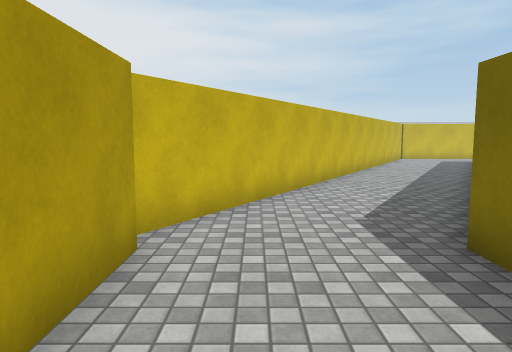
[1] (above)

16 first-person views from a walk through a Unity game level. The camera is 1.4 m above the floor, tilts 6° down and sees 70° across. The floor is counted in squares, 1 m on a side. Each view is taken from the middle of a square. On the plan, view 1 faces up. The plan holds only what a view shows up to about 16 squares ahead; the rest is blank. The place goes on beyond the plan. The player is left out. Surface patterns are stand-ins for the level's own textures.

[2]
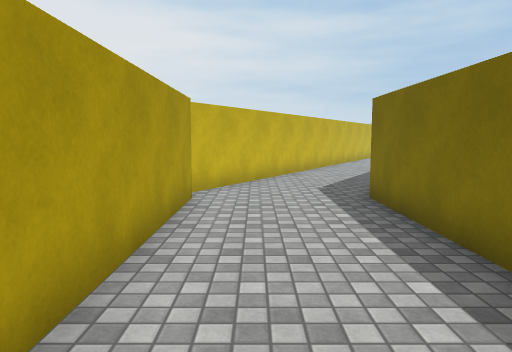

[3]
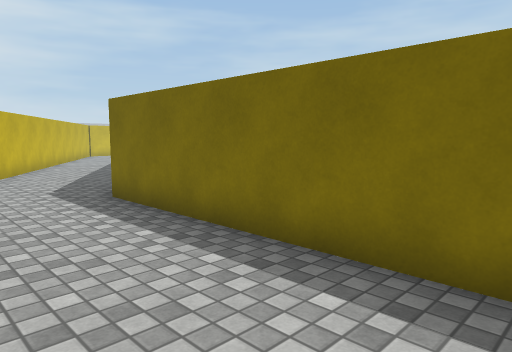

[4]
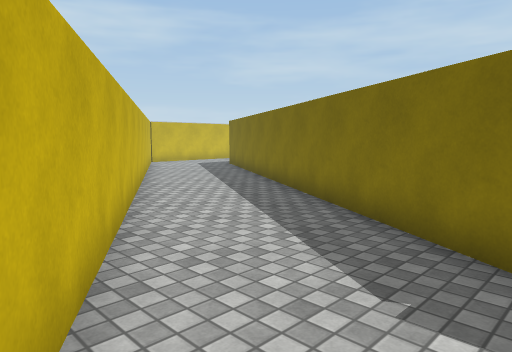

[5]
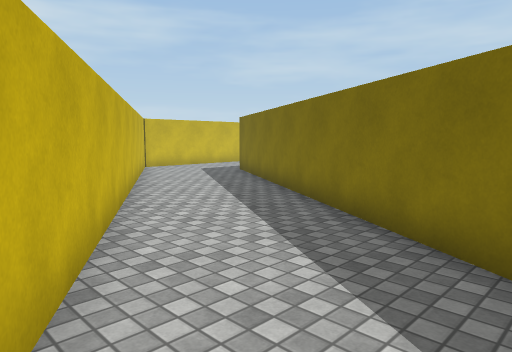

[6]
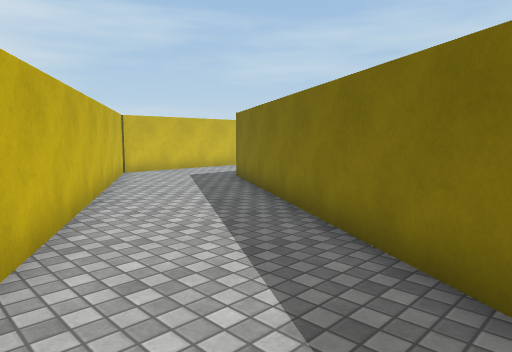

[7]
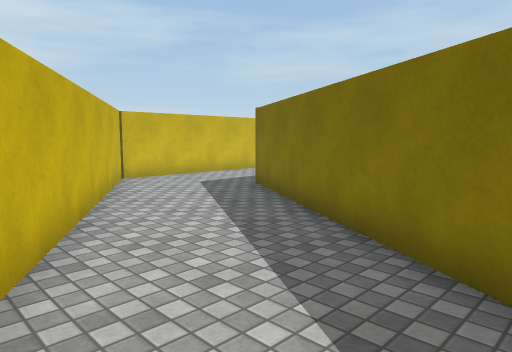

[8]
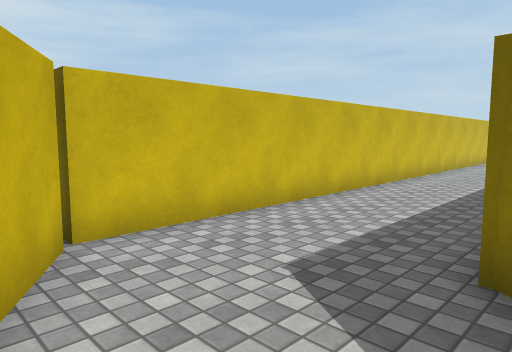

[9]
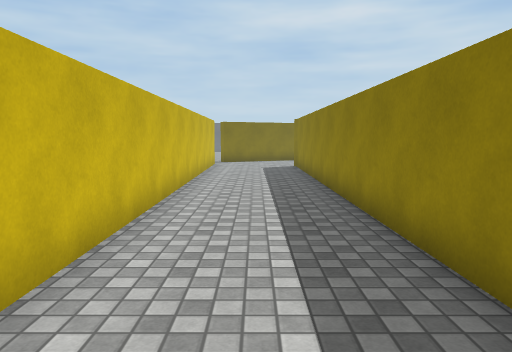

[10]
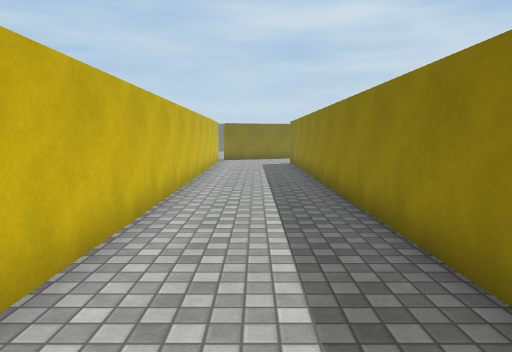

[11]
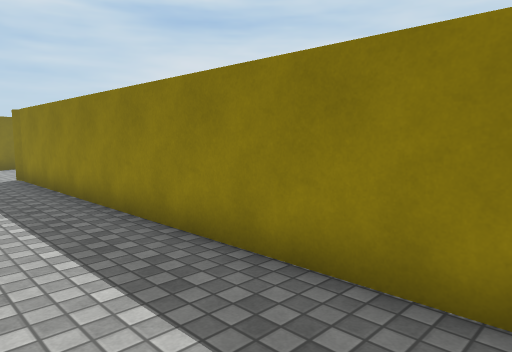

[12]
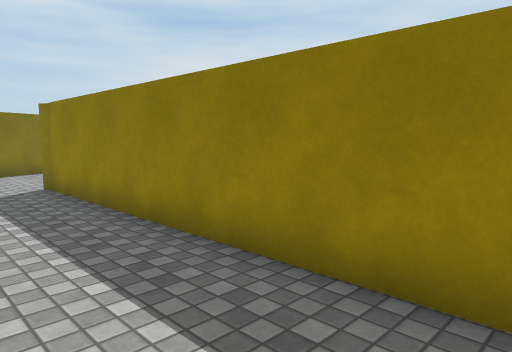

[13]
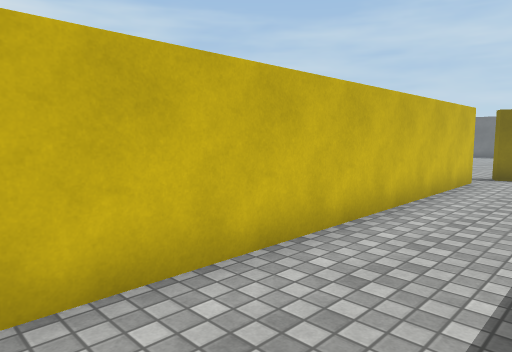

[14]
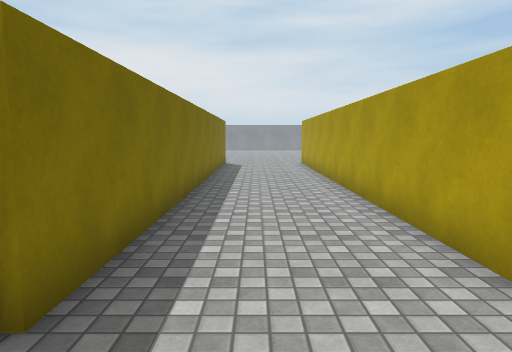

[15]
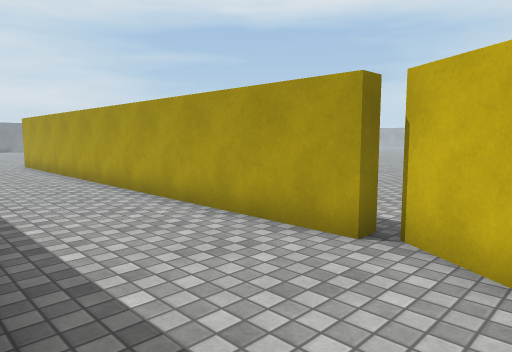

[16]
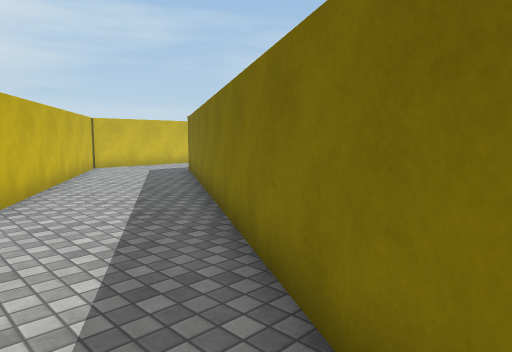

### Floor plan
Points are (right, up) in squares from view 1. A wall is a line through its corners. A room is listed if a view was taken in it or the views show most of it. See-through windows are left out.
Room 1 (views 1, 2, 3, 4, 15, 16)
walls: (-1.5, 4.5) (-1.5, -4.5); (3.4, 5.7) (4.2, 7); (2.7, -4.5) (2.7, 4.5); (-0.8, 6.8) (-1.9, 4.9)
ways out: opening at (1.5, 7.5) to room 2
Room 2 (views 5, 6, 14)
walls: (2.2, 11.7) (-0.8, 6.8); (4.2, 7) (7.3, 12.1)
ways out: opening at (1.5, 7.5) to room 1; opening at (4.5, 12.5) to room 3
Room 3 (view 7)
walls: (5.3, 16.8) (2.2, 11.7); (7.3, 12.1) (10.2, 17)
ways out: opening at (4.5, 12.5) to room 2; opening at (7.5, 17.5) to room 4
Room 4 (views 8, 9, 10, 11, 12, 13)
walls: (12.9, 19.9) (27.5, 20); (10.2, 17) (11.9, 19.8); (27.5, 24.2) (9.6, 24) (5.3, 16.8)
ways out: opening at (7.5, 17.5) to room 3

Positions as (right, up) in squares from view 1, and headings:
1: (0, 0), facing up
2: (0, -4), facing up
3: (-1, -4), facing up-right
4: (-1, 5), facing up-right
5: (1, 8), facing up-right
6: (3, 10), facing up-right
7: (4, 12), facing up-right
8: (8, 19), facing up-right
9: (12, 22), facing right
10: (10, 22), facing right
11: (16, 23), facing down-right
12: (19, 23), facing down-right
13: (19, 21), facing up-right
14: (1, 7), facing down
15: (3, 7), facing down-left
16: (3, 7), facing up-right
